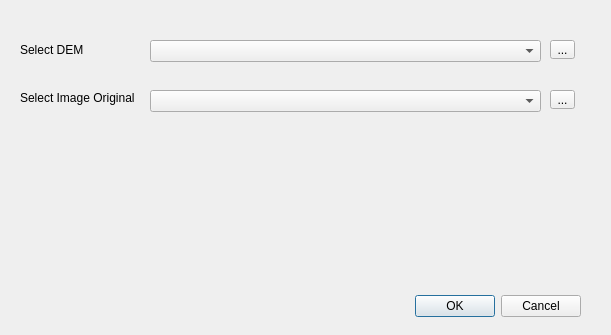
<?xml version="1.0" encoding="UTF-8"?>
<ui version="4.0">
 <class>TopographicCorrectionDialogBase</class>
 <widget class="QDialog" name="TopographicCorrectionDialogBase">
  <property name="geometry">
   <rect>
    <x>0</x>
    <y>0</y>
    <width>611</width>
    <height>335</height>
   </rect>
  </property>
  <property name="windowTitle">
   <string>Topographic Correction</string>
  </property>
  <widget class="QDialogButtonBox" name="button_box">
   <property name="geometry">
    <rect>
     <x>240</x>
     <y>290</y>
     <width>341</width>
     <height>32</height>
    </rect>
   </property>
   <property name="orientation">
    <enum>Qt::Horizontal</enum>
   </property>
   <property name="standardButtons">
    <set>QDialogButtonBox::Cancel|QDialogButtonBox::Ok</set>
   </property>
  </widget>
  <widget class="QLabel" name="label">
   <property name="geometry">
    <rect>
     <x>20</x>
     <y>40</y>
     <width>71</width>
     <height>20</height>
    </rect>
   </property>
   <property name="text">
    <string>Select DEM</string>
   </property>
  </widget>
  <widget class="QLabel" name="label_2">
   <property name="geometry">
    <rect>
     <x>20</x>
     <y>90</y>
     <width>121</width>
     <height>16</height>
    </rect>
   </property>
   <property name="text">
    <string>Select Image Original</string>
   </property>
  </widget>
  <widget class="QComboBox" name="comboBox">
   <property name="geometry">
    <rect>
     <x>150</x>
     <y>40</y>
     <width>391</width>
     <height>22</height>
    </rect>
   </property>
  </widget>
  <widget class="QComboBox" name="comboBox_2">
   <property name="geometry">
    <rect>
     <x>150</x>
     <y>90</y>
     <width>391</width>
     <height>22</height>
    </rect>
   </property>
  </widget>
  <widget class="QToolButton" name="toolButton">
   <property name="geometry">
    <rect>
     <x>550</x>
     <y>40</y>
     <width>25</width>
     <height>19</height>
    </rect>
   </property>
   <property name="text">
    <string>...</string>
   </property>
  </widget>
  <widget class="QToolButton" name="toolButton_2">
   <property name="geometry">
    <rect>
     <x>550</x>
     <y>90</y>
     <width>25</width>
     <height>19</height>
    </rect>
   </property>
   <property name="text">
    <string>...</string>
   </property>
  </widget>
 </widget>
 <resources/>
 <connections>
  <connection>
   <sender>button_box</sender>
   <signal>accepted()</signal>
   <receiver>TopographicCorrectionDialogBase</receiver>
   <slot>accept()</slot>
   <hints>
    <hint type="sourcelabel">
     <x>20</x>
     <y>20</y>
    </hint>
    <hint type="destinationlabel">
     <x>20</x>
     <y>20</y>
    </hint>
   </hints>
  </connection>
  <connection>
   <sender>button_box</sender>
   <signal>rejected()</signal>
   <receiver>TopographicCorrectionDialogBase</receiver>
   <slot>reject()</slot>
   <hints>
    <hint type="sourcelabel">
     <x>20</x>
     <y>20</y>
    </hint>
    <hint type="destinationlabel">
     <x>20</x>
     <y>20</y>
    </hint>
   </hints>
  </connection>
 </connections>
</ui>
